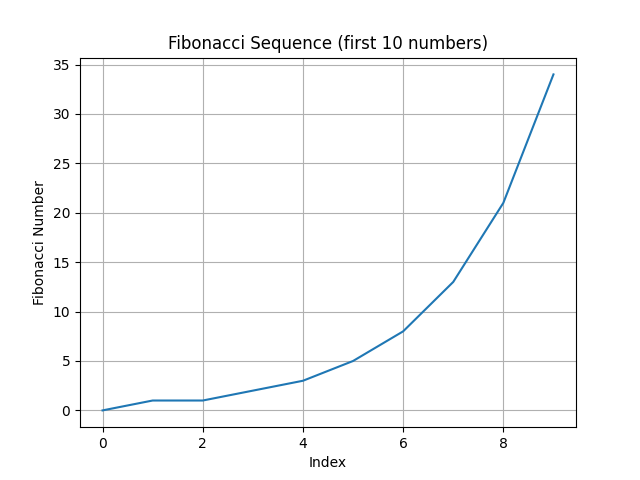

The script that saved this image:
import matplotlib.pyplot as plt

# Generate Fibonacci sequence first 10 numbers
fib = [0, 1]
for _ in range(8):
    fib.append(fib[-1] + fib[-2])

plt.figure()
plt.plot(range(len(fib)), fib)
plt.xlabel('Index')
plt.ylabel('Fibonacci Number')
plt.title('Fibonacci Sequence (first 10 numbers)')
plt.grid(True)
plt.savefig('fibonacci_chart.png')
